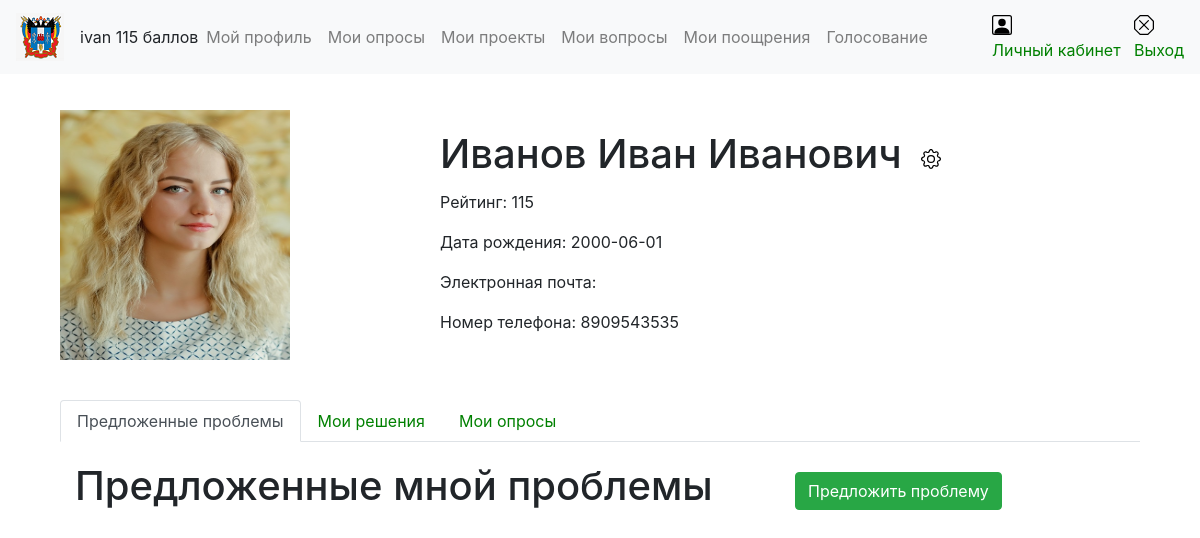
/PersonalAccount.php (signed in), run on the app's committed database.
### tables this page shows
CREATE TABLE `user` (
  `IDUser` int(11) NOT NULL,
  `Lastname` varchar(50) DEFAULT NULL,
  `Firstname` varchar(50) DEFAULT NULL,
  `Fathername` varchar(50) DEFAULT NULL,
  `BirstDate` date DEFAULT NULL,
  `EMail` varchar(100) NOT NULL,
  `Edu` varchar(50) NOT NULL DEFAULT 'нет',
  `Reiting` int(11) NOT NULL DEFAULT 0,
  `Status` varchar(100) NOT NULL DEFAULT 'Студент',
  `Tel` varchar(30) NOT NULL,
  `Photo` varchar(100) DEFAULT NULL,
  `Username` varchar(100) NOT NULL,
  `Passw` varchar(100) NOT NULL,
  `CountGolos` int(11) DEFAULT 1,
  `CountPeredano` int(11) DEFAULT 0,
  `PeredahoIDUser` int(11) DEFAULT NULL
);

### PersonalAccount.php (the view, shortened to what this page needs)
<?php
include('Nav.php');
?>
<body>
<div class="container">
	<div class="card col-12 border-0"  style="margin: 110px 0 40px 0;">
		<div class="row row-cols-1 no-gutters">
			<div class="col col-md-4">
				<img src="<? echo $myrow['Photo'] ?>" class="img-lider-opinion" alt="...">
			</div>
			<div class="col col-md-8">
				<div class="card-body">
					<p class="card-title h1"><? echo $myrow['Lastname'].' '.$myrow['Firstname'].' '.$myrow['Fathername']; ?>
						<button type="button" class="btn btn-outline-secondaryo btn-sm">
							<img src="icons/gear.svg" alt="" style="margin: 6px 0 3px 0;" width="20" height="20" title="Редактировать профиль">
						</button>
					</p>
					<p class="card-text">Рейтинг: <? echo $Reiting; ?></p>
					<p class="card-text">Дата рождения: <? echo $myrow['BirstDate']; ?></p>
					<p class="card-text">Электронная почта: <? echo $myrow['EMail']; ?></p>
					<p class="card-text">Номер телефона: <? echo $myrow['Tel']; ?></p>
				</div>
			</div>
		</div>
	</div>
	<div class="row row-cols-1 row-cols-sm-1"  style="margin: 0px 0 320px 0;">
		<div class="col">
			<ul class="nav nav-tabs" id="myTab" role="tablist">
				<li class="nav-item" role="presentation">
					<a class="nav-link active" id="home-tab" data-toggle="tab" href="#home" role="tab" aria-controls="home" aria-selected="true">Предложенные проблемы</a>
				</li>
				<li class="nav-item" role="presentation">
					<a class="nav-link" id="profile-tab" data-toggle="tab" href="#profile" role="tab" aria-controls="profile" aria-selected="false">Мои решения</a>
				</li>
				<li class="nav-item" role="presentation">
					<a class="nav-link" id="contact-tab" data-toggle="tab" href="#contact" role="tab" aria-controls="contact" aria-selected="false">Мои опросы</a>
				</li>
			</ul>
		</div>
		<div class="col">
			<div class="tab-content" id="myTabContent">
				<div class="tab-pane fade show active" id="home" role="tabpanel" aria-labelledby="home-tab">
					<div class= "row row-cols-1 row-cols-sm-2" style="margin: 20px 0 20px 0">
						<div class="col col-sm-12 col-md-8">
							<h1>Предложенные мной проблемы</h1>
						</div>
						<div class="col col-sm-12 col-md-4" style="margin-top: 10px">
							<form  method="POST">
								<button type='submit' class='btn btn-success' formaction='Addproblem.php'>Предложить проблему</button>
							</form>
						</div>
					</div>
				</div>
			</div>
		</div>
	</div>
</div>
</body>
</html>

### Nav.php (shortened to what this page needs)
<?php
$Username=$_SESSION['Username'];
$IDUser=$_SESSION['IDUser'];
?>
<!DOCTYPE html>
<html lang="en">
<head>
    <link rel="stylesheet" href="css/bootstrap.css">
    <link rel="stylesheet" type="text/css" href="css/Style.css">
</head>
<body>
 <?php
include('db.php');
$result=mysqli_query($db,"SELECT * FROM user WHERE IDUser=$IDUser");
$myrow=mysqli_fetch_array($result);
$Reiting=$myrow['Reiting'];
?>
<nav class="navbar navbar-expand-lg navbar-light bg-light fixed-top">
	<a class="navbar-brand" href="#">
		<img src="images/gerb-logo.png" alt="Информационная система по выявлению лидеров общественного мнения">
    </a>
    <?php echo $Username."   ".$Reiting." баллов              ";?>
	<div class="collapse navbar-collapse" id="navbarSupportedContent">
		<ul class="navbar-nav mr-auto">
			<li class="nav-item">
				<a class="nav-link" href="#">Мой профиль</a>
			</li>
			<li class="nav-item">
				<a class="nav-link" href="PersonalAccount.php">Мои опросы</a>
			</li>
			<li class="nav-item">
				<a class="nav-link" href="#">Мои проекты</a>
			</li>
			<li class="nav-item">
				<a class="nav-link" href="#">Мои вопросы</a>
			</li>
			<li class="nav-item">
				<a class="nav-link" href="#">Мои поощрения</a>
			</li>
			<li class="nav-item">
				<a class="nav-link" href="golos.php">Голосование</a>
			</li>
		</ul>
		<form class="form-inline my-2 my-lg-0">
			<a href="PersonalAccount.php" style="padding-right:10pt">
				<img src="icons/person-square.svg" alt="" width="20" height="20" style="margin-bottom: 3px;" title="Bootstrap">
				<label class="form-check-label" for="exampleCheck1">Личный кабинет</label>
			</a>
			<a href="index.php">
				<img src="icons/x-octagon.svg" alt="" width="20" height="20" style="margin-bottom: 3px;" title="Bootstrap">
				<label class="form-check-label" for="exampleCheck1">Выход</label>
			</a>
		</form>
	</div>
</nav>

### css/style.css (style rules this page uses)
a { color: #008000; text-decoration: none; }
.img-lider-opinion { flex-shrink: 0; width: 230px; height: 250px; }

### data on the page
user: Reiting "115", Lastname "Иванов", Firstname "Иван", Fathername "Иванович", BirstDate "2000-06-01", Tel "8909543535"

### other printed values
$Username "ivan"
